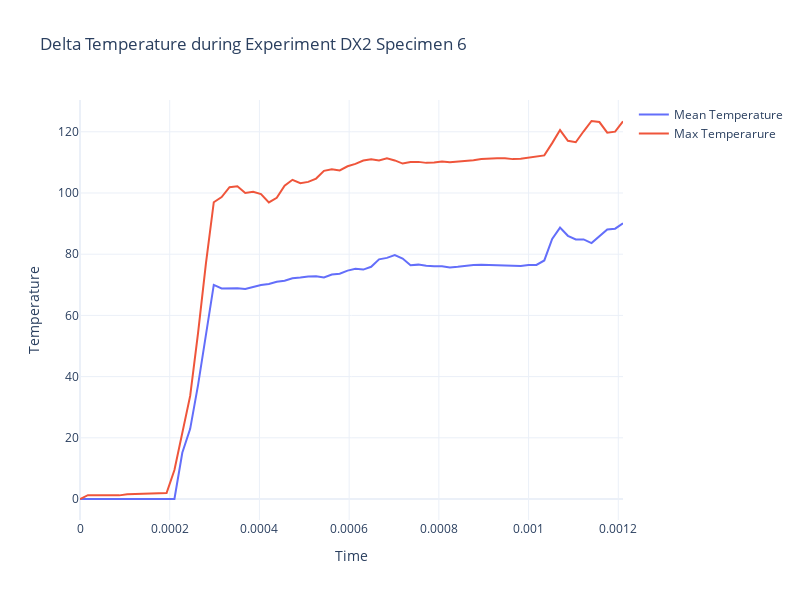

Notebook source saved alongside this figure:
### Code cell
fig3 = go.Figure()
fig3.update_layout(template = 'plotly_white', width=800, height=600,
                  title = f'Delta Temperature during Experiment {material} Specimen {specimen}')

fig3.update_yaxes(title = 'Temperature')
fig3.update_xaxes(title = 'Time')
trace_area = go.Scatter(x = time, y = temperature_area[6], name = f'Mean Temperature')
trace_point = go.Scatter(x = time, y = temperature_point, name = 'Max Temperarure')

fig3.add_trace(trace_area)
fig3.add_trace(trace_point)
fig3.show()

### Figure 1 — Plotly figure (JSON) as saved in the notebook; plotly's stock layout.template omitted (floating-point values rounded to 4 significant figures; data arrays with more than 128 entries replaced by an {"elided": "..."} marker saying what was removed)
{"data": [{"name": "Mean Temperature", "type": "scatter", "x": {"elided": "700 float values"}, "y": [0, 0, 0, 0, 0, 0, 0, 0, 0, 0, 0, 0, 0, 15.11, 22.93, 37.23, 54.38, 69.95, 68.82, 68.92, 68.88, 68.61, 69.27, 69.9, 70.28, 71.01, 71.32, 72.13, 72.36, 72.7, 72.77, 72.37, 73.34, 73.59, 74.63, 75.24, 74.97, 75.88, 78.32, 78.79, 79.72, 78.57, 76.37, 76.59, 76.24, 76.04, 76.09, 75.66, 75.88, 76.22, 76.45, 76.55, 76.46, 76.37, 76.42, 76.4, 76.17, 76.47, 76.47, 77.95, 84.98, 88.67, 86.01, 84.82, 84.82, 83.64, 85.98, 88.05, 88.34, 90.12]}, {"name": "Max Temperarure", "type": "scatter", "x": {"elided": "700 float values"}, "y": [0, 1.258, 1.258, 1.27, 1.324, 1.188, 1.551, 1.621, 1.617, 1.914, 1.938, 1.973, 9.449, 21.29, 33.7, 54.19, 76.95, 96.98, 98.66, 101.9, 102.2, 100.0, 100.4, 99.62, 96.93, 98.42, 102.4, 104.3, 103.2, 103.6, 104.7, 107.2, 107.7, 107.4, 108.7, 109.5, 110.6, 111.0, 110.7, 111.4, 110.6, 109.6, 110.1, 110.2, 109.8, 110.0, 110.3, 110.0, 110.2, 110.4, 110.7, 111.1, 111.3, 111.4, 111.3, 111.1, 111.2, 111.6, 112.0, 112.3, 116.3, 120.6, 117.0, 116.6, 120.2, 123.5, 123.2, 119.7, 120.0, 123.4]}], "layout": {"height": 600, "title": {"text": "Delta Temperature during Experiment DX2 Specimen 6"}, "width": 800, "xaxis": {"title": {"text": "Time"}}, "yaxis": {"title": {"text": "Temperature"}}}}
